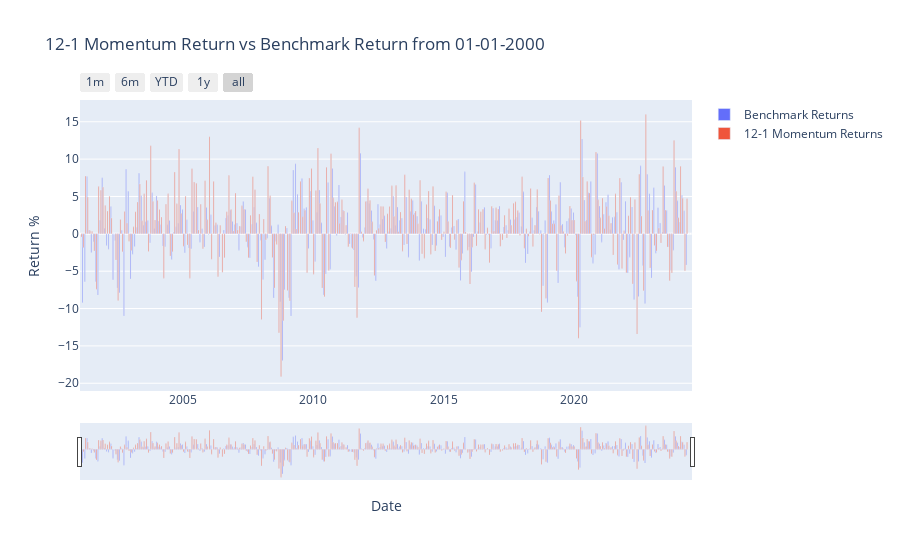

Write notebook code for a chart like this one.
### Code cell
# Create a Plotly figure
fig = go.Figure()

# Add the benchmark returns bar trace
fig.add_trace(
    go.Bar(
        x=gains.index,
        y=gains.values,
        name='Benchmark Returns'
    )
)

# Add the momentum returns bar trace
fig.add_trace(
    go.Bar(
        x=total_returns_df_12_1.index,
        y=total_returns_df_12_1['Total Returns'],
        name='12-1 Momentum Returns'
    )
)

# Update the layout to include a range slider
fig.update_layout(
    title='12-1 Momentum Return vs Benchmark Return from 01-01-2000',
    xaxis_title='Date',
    yaxis_title='Return %',
    barmode='group',
    xaxis=dict(
        rangeselector=dict(
            buttons=list([
                dict(count=1, label="1m", step="month", stepmode="backward"),
                dict(count=6, label="6m", step="month", stepmode="backward"),
                dict(count=1, label="YTD", step="year", stepmode="todate"),
                dict(count=1, label="1y", step="year", stepmode="backward"),
                dict(step="all")
            ])
        ),
        rangeslider=dict(
            visible=True
        ),
        type="date"
    )
)

# Show the plot
fig.show()

### Figure 1 — Plotly figure (JSON) as saved in the notebook; plotly's stock layout.template omitted (floating-point values rounded to 4 significant figures; data arrays with more than 128 entries replaced by an {"elided": "..."} marker saying what was removed)
{"data": [{"name": "Benchmark Returns", "type": "bar", "x": {"elided": "279 str values"}, "y": {"elided": "279 float values"}}, {"name": "12-1 Momentum Returns", "type": "bar", "x": {"elided": "282 str values"}, "y": {"elided": "282 float values"}}], "layout": {"barmode": "group", "title": {"text": "12-1 Momentum Return vs Benchmark Return from 01-01-2000"}, "xaxis": {"rangeselector": {"buttons": [{"count": 1, "label": "1m", "step": "month", "stepmode": "backward"}, {"count": 6, "label": "6m", "step": "month", "stepmode": "backward"}, {"count": 1, "label": "YTD", "step": "year", "stepmode": "todate"}, {"count": 1, "label": "1y", "step": "year", "stepmode": "backward"}, {"step": "all"}]}, "rangeslider": {"visible": true}, "title": {"text": "Date"}, "type": "date"}, "yaxis": {"title": {"text": "Return %"}}}}
